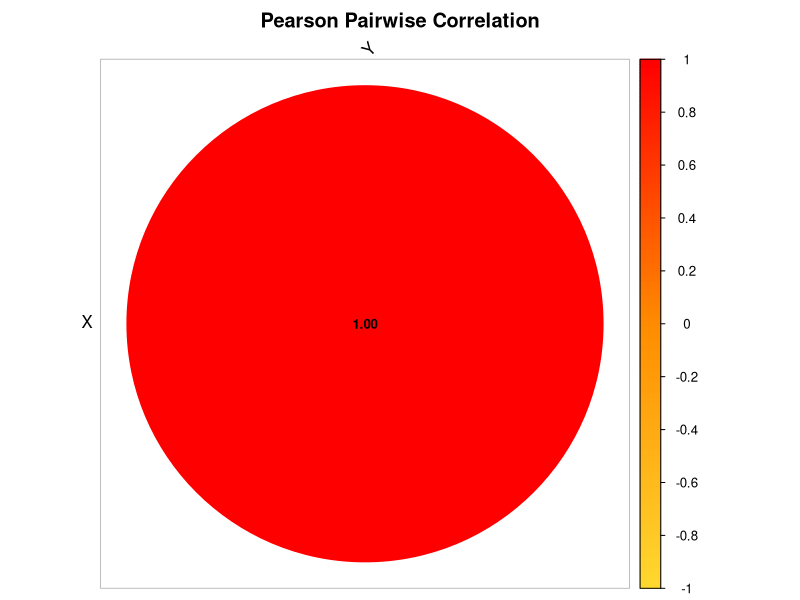
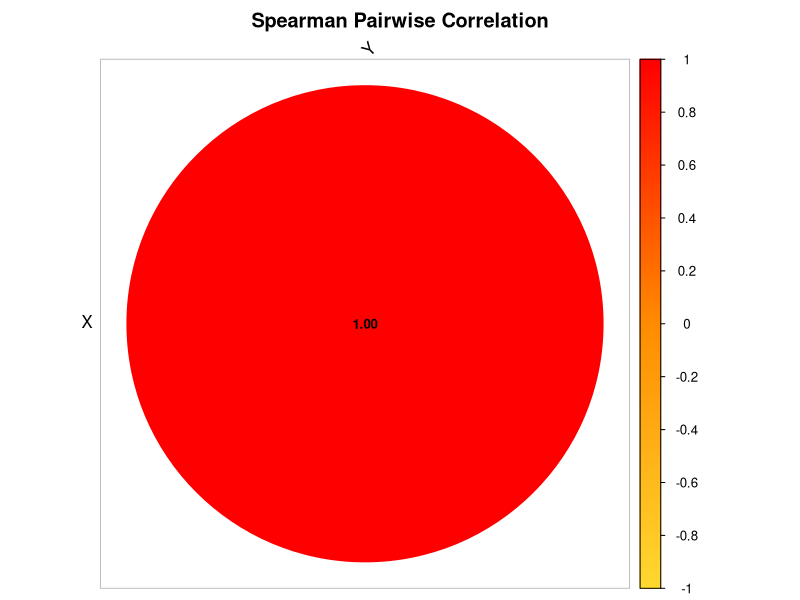

Reproduce these figures in R, in order.
################################################################################
################ CORRELATION-BASED NETWORK INFERENCE ###########################
################################################################################

# ============================================================
# Working Directory
# ============================================================

setwd('/Users/gio/Desktop/My Dissertation/Dissertation Focus/Main Version/1_Basic_Net_Raw/Simple_Network_9')

# ============================================================
# Required Libraries
# ============================================================

library(dplyr)
library(tidyr)
library(corrplot)

################################################################################
################################################################################

# ============================================================
# CORRELATION-BASED NETWORK INFERENCE
# Pearson and Spearman Correlation
# ============================================================
#
# Purpose:
#   • Provide classical baseline methods for comparison with CIRN
#   • Infer signed but UNDIRECTED associations
#   • Convert associations into directed edges for evaluation
#
# NOTE:
#   Correlation does NOT infer causality or direction.
#   Edges are duplicated in both directions for comparability.
# ============================================================

infer_network_correlation <- function(df, time_col, method = "pearson",
                                      cor_threshold = 0.3,
                                      p_threshold = 0.05) {
  
  # ------------------------------------------------------------
  # 1. Remove time column
  # ------------------------------------------------------------
  
  vars <- setdiff(names(df), time_col)
  data_mat <- df[, vars]
  
  # ------------------------------------------------------------
  # 2. Start runtime measurement
  # ------------------------------------------------------------
  
  start_time <- Sys.time()
  
  # ------------------------------------------------------------
  # 3. Compute correlation matrix
  # ------------------------------------------------------------
  
  cor_matrix <- cor(
    data_mat,
    method = method,
    use = "pairwise.complete.obs"
  )
  
  # ------------------------------------------------------------
  # 4. Compute p-values
  # ------------------------------------------------------------
  
  p_matrix <- matrix(
    NA,
    nrow = length(vars),
    ncol = length(vars),
    dimnames = list(vars, vars)
  )
  
  for (i in seq_along(vars)) {
    for (j in seq_along(vars)) {
      
      if (i == j) next
      
      test <- suppressWarnings(
        cor.test(
          data_mat[[vars[i]]],
          data_mat[[vars[j]]],
          method = method
        )
      )
      
      p_matrix[i, j] <- test$p.value
    }
  }
  
  # ------------------------------------------------------------
  # 5. Edge extraction
  # ------------------------------------------------------------
  
  edges <- data.frame()
  
  for (i in seq_along(vars)) {
    for (j in seq_along(vars)) {
      
      if (i == j) next
      
      r <- cor_matrix[i, j]
      p <- p_matrix[i, j]
      
      if (!is.na(r) &&
          abs(r) >= cor_threshold &&
          p < p_threshold) {
        
        edges <- rbind(
          edges,
          data.frame(
            predictor_set = paste0(method, "_correlation"),
            term = vars[i],
            target = vars[j],
            omega = r,
            odds_ratio = NA,
            sign = sign(r),
            regulation_type = ifelse(
              r > 0,
              "activation",
              "inhibition"
            ),
            rel_strength = abs(r),
            hdi_lower95 = NA,
            hdi_upper95 = NA,
            eti_lower95 = NA,
            eti_upper95 = NA,
            method = paste(method, "correlation")
          )
        )
      }
    }
  }
  
  # ------------------------------------------------------------
  # 6. Stop runtime measurement
  # ------------------------------------------------------------
  
  end_time <- Sys.time()
  
  runtime_seconds <- as.numeric(
    difftime(end_time, start_time, units = "secs")
  )
  
  message(
    "⏱ ", method, " correlation runtime: ",
    round(runtime_seconds, 4),
    " seconds"
  )
  
  return(list(
    edges = edges,
    runtime = runtime_seconds,
    cor_matrix = cor_matrix,
    p_matrix = p_matrix
  ))
}

################################################################################
################################################################################

# ============================================================
# Bubble Correlation Heatmap (like your example)
# ============================================================

plot_correlation_bubble <- function(cor_matrix, method_name = "Correlation") {
  
  corrplot(
    cor_matrix,
    
    method = "circle",           # circles like your figure
    type = "upper",              # upper triangle
    
    addCoef.col = "black",       # numbers inside circles
    number.cex = 0.8,
    
    col = colorRampPalette(
      c("#FFD92F", "#FF8C00", "#FF0000")
    )(200),                      # yellow → orange → red
    
    tl.col = "black",
    tl.srt = 45,
    
    diag = FALSE,
    
    title = paste(method_name, "Pairwise Correlation"),
    mar = c(0,0,2,0)
  )
}

################################################################################
################################################################################

# ============================================================
# Load Dataset
# ============================================================

sim_df <- read.csv("Simple_Network_9.csv") %>%
  na.omit()

time_col <- names(sim_df)[1]

################################################################################
################################################################################

# ============================================================
# Pearson Correlation Network
# ============================================================

pearson_res <- infer_network_correlation(
  df = sim_df,
  time_col = time_col,
  method = "pearson"
)

pearson_edges <- pearson_res$edges
pearson_edges

pearson_cor_mat <- pearson_res$cor_matrix
pearson_cor_mat

pearson_p_mat <- pearson_res$p_matrix
pearson_p_mat

# Pearson bubble heatmap

plot_correlation_bubble(
  pearson_res$cor_matrix,
  "Pearson"
)

################################################################################
################################################################################

# ============================================================
# Spearman Correlation Network
# ============================================================

spearman_res <- infer_network_correlation(
  df = sim_df,
  time_col = time_col,
  method = "spearman"
)

spearman_edges <- spearman_res$edges
spearman_edges

spearman_cor_mat <- spearman_res$cor_matrix
spearman_cor_mat

spearman_p_mat <- spearman_res$p_matrix
spearman_p_mat

# Spearman bubble heatmap

plot_correlation_bubble(
  spearman_res$cor_matrix,
  "Spearman"
)

################################################################################
################################################################################

# ============================================================
# Optional: Save figures for thesis / manuscript
# ============================================================

#pdf("Pearson_Correlation_Bubble.pdf", width = 6, height = 6)

#plot_correlation_bubble(
#  pearson_res$cor_matrix,
#  "Pearson"
#)

#dev.off()


#pdf("Spearman_Correlation_Bubble.pdf", width = 6, height = 6)

#plot_correlation_bubble(
#  spearman_res$cor_matrix,
#  "Spearman"
#)

#dev.off()

################################################################################
############################### ~ END ~ ########################################
################################################################################
